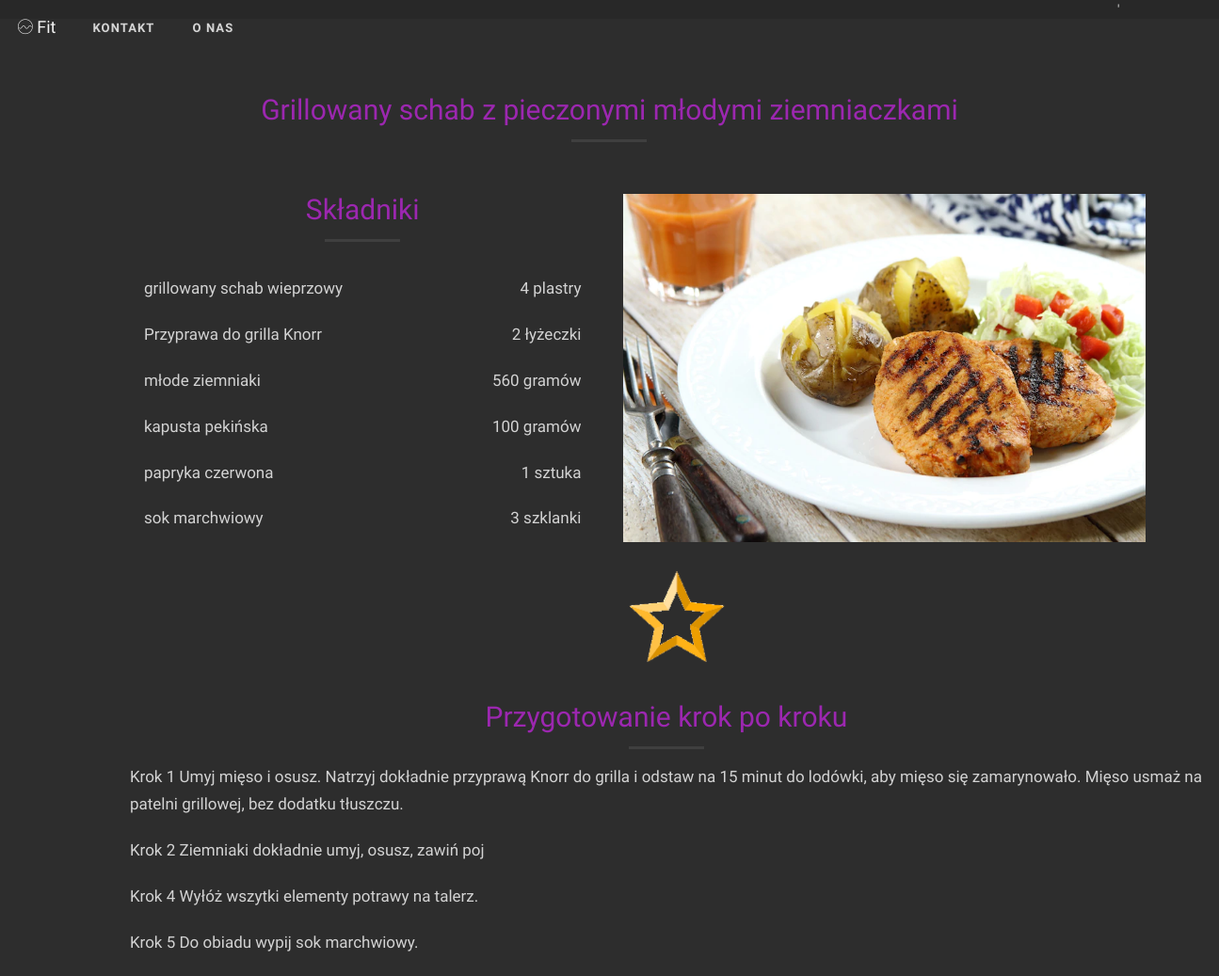
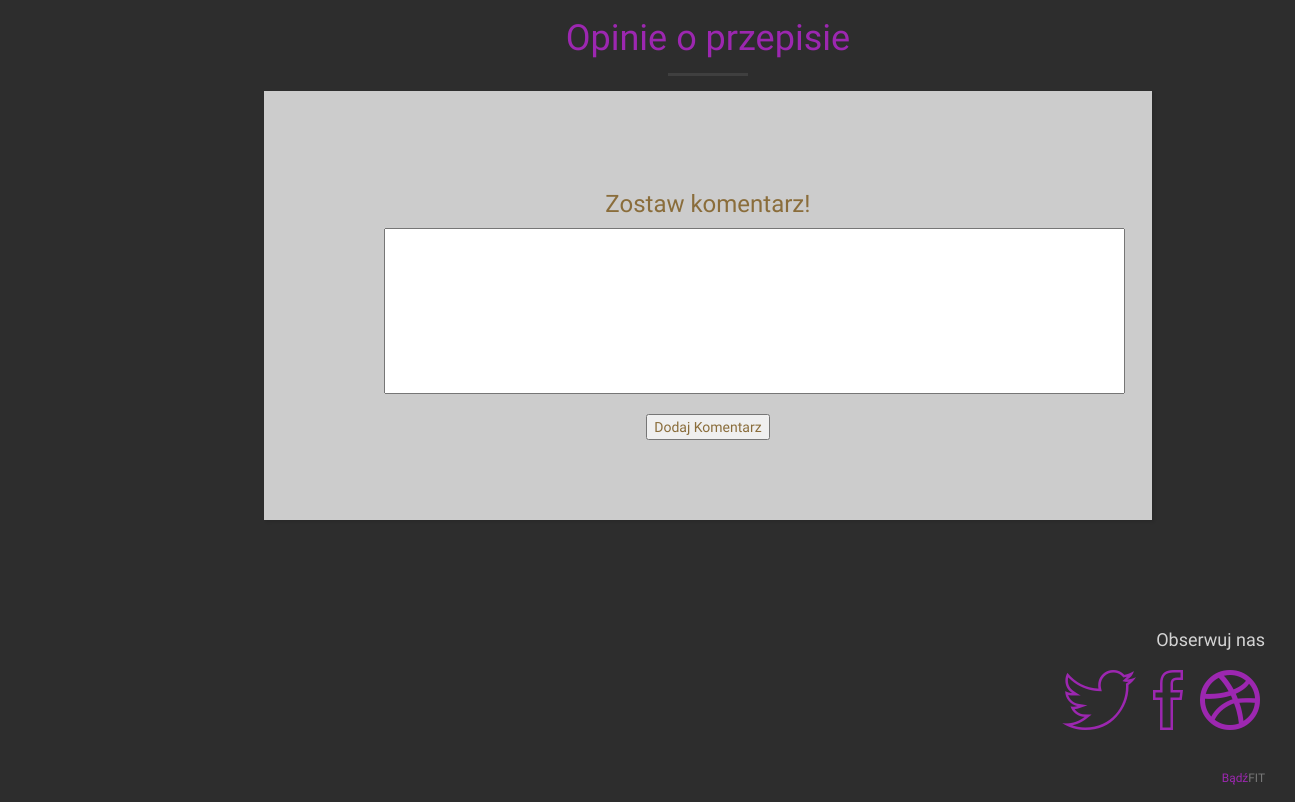
/fitwww/wyswietlart.php?c=20, run on the app's committed database (2 pictures, top to bottom).
### tables this page shows
CREATE TABLE `przepisy` (
  `id` int(11) NOT NULL,
  `nazwa` varchar(200) NOT NULL,
  `obrazek` varchar(200) NOT NULL,
  `skladnik1` varchar(500) NOT NULL,
  `ilosc1` varchar(500) NOT NULL,
  `krok1` varchar(500) NOT NULL,
  `krok2` varchar(500) DEFAULT NULL,
  `krok3` varchar(500) DEFAULT NULL,
  `krok4` varchar(500) DEFAULT NULL,
  `krok5` varchar(500) DEFAULT NULL,
  `krok6` varchar(50) DEFAULT NULL,
  `krok7` varchar(50) DEFAULT NULL,
  `krok8` varchar(50) DEFAULT NULL,
  `krok9` varchar(50) DEFAULT NULL,
  `krok10` varchar(50) DEFAULT NULL,
  `kategoria` varchar(50) NOT NULL
);

### fitwww/wyswietlart.php (the view, shortened to what this page needs)
<?php
include("MENU.php");
$conn=mysqli_connect($servername,$username,$password,$dbname);
$id=$_GET["c"];
$sql="SELECT * FROM przepisy WHERE id='$id'";
$result=mysqli_query($conn,$sql);
if(mysqli_num_rows($result)>0)
{
	while($row=mysqli_fetch_assoc($result))
	{
		$nazwa = $row["nazwa"];
		$obrazek = $row["obrazek"];
		$skladnik1 = $row["skladnik1"];
        $ilosc1=$row["ilosc1"];
		$krok1=$row["krok1"];
        $krok2=$row["krok2"];
        $krok4=$row["krok4"];
        $krok5=$row["krok5"];
        $krok6=$row["krok6"];
        $krok7=$row["krok7"];
        $krok8=$row["krok8"];
        $krok9=$row["krok9"];
        $krok10=$row["krok10"];
		$artykul="";
      $opinie="";
		$artykul.=' <section id="three" class="margin-top-50 col-lg-1"></section>
   <section id="three" class="margin-top-50 col-lg-10">
         ';
            $artykul.=' <h2 class="margin-top-0 text-primary text-center ">'.$nazwa.'</h2>    <hr class="primary"><br><br> ';
      $artykul.='<div class="col-lg-6 col-sm-6">
         <h2 class="margin-top-0 text-primary text-center ">Składniki</h2> <hr class="primary">
         <div class="col-lg-6 col-sm-6">
        <p> '.$skladnik1.'</p>
          </div>
          <div class="col-lg-6 col-sm-6 text-right">
             <p>'.$ilosc1.'</p>
          </div>
            </div>
  </div>
     ';
$artykul.='
         <div class="container" >
            <div class="row" >
                <div class="col-lg-6 col-sm-6 text-center" >
                   <a class="gallery-box" >';
                       $artykul.= '<img src="./assets/';
                       $artykul.=$obrazek;
                       $artykul.='" class="img-responsive" alt="Image 1" >
                        <div class="gallery-box-caption">
                            <div class="gallery-box-content">
                                <div>';
		$artykul.='<i><h2>'.$nazwa.'</h2></i></div>
                            </div>
                        </div>
                    </a>
                </div>';
		$opinie.='<div class="col-lg-12 col-sm-6">
<br>
        <h2 class="margin-top-0 text-primary text-center ">Przygotowanie krok po kroku</h2> <hr class="primary">
        <p>'.$krok1.'</p>
        <p>'.$krok2.'</p>
        <p>'.$krok4.'</p>
        <p>'.$krok5.'</p>
        <p>'.$krok6.'</p>
        <p>'.$krok7.'</p>
        <p>'.$krok8.'</p>
         <p>'.$krok9.'</p>
          <p>'.$krok10.'</p>
          </div>
                       </div>
 ';
 $opinie.='
        <div class="col-lg-12 col-sm-6 text-left">
<h1 class="text-primary text-center">Opinie o przepisie</h1>
<hr class="primary">
</div>
 ';
	   echo $artykul;
      include("sekcjaocen.php");
echo $opinie;
include("sekcjakom.php");
	}
}else
mysqli_close($conn);
include("FOOTER.php");
?>

### fitwww/sekcjaocen.php (shortened to what this page needs)
  <?php
include("db.php");
$conn=mysqli_connect($servername,$username,$password,$dbname);
$id=$_GET["c"];
$sql="SELECT ROUND(AVG(ocena) ,1)  FROM oceny WHERE idprzepisu ='$id'";
$result=mysqli_query($conn,$sql);
if(mysqli_num_rows($result)>0)
{
	while($row=mysqli_fetch_assoc($result))
	{
		$ocena= $row['ROUND(AVG(ocena) ,1)'];
$art="";
$art.='<div class="cent nav navbar-nav dropdown show">
                      <li >
                    <a class="btn btn-secondary dropdown-toggle " role="button"  data-toggle="dropdown" aria-haspopup="true" aria-expanded="false"   >   <h2 class="ocen">'.$ocena.'</h2>
                        	<img src="ocena.png"
                    width="110" height="110"></a>
                                      <ul class="center nav2  navbar-default dropdown-menu" aria-labelledby="dropdownMenuButton1">
                                   <li><a  class=" nav2 dropdown-item show " href="ocena/ocenyselect1.php">1</a></li>
                                 <li><a class="dropdown-item show" href="ocena/ocenyselect2.php"">2</a></li>
                            <li><a class="dropdown-item show" href="ocena/ocenyselect3.php"">3</a></li>
                             <li><a class="dropdown-item show" href="ocena/ocenyselect4.php"">4</a></li>
                              <li><a class="dropdown-item show" href="ocena/ocenyselect5.php"">5</a></li>
                        </ul>
                          <li>
                    </div>';
		echo $art;
	}
}

### fitwww/sekcjakom.php (shortened to what this page needs)
        <div class="col-lg-12 col-sm-6 text-left">
<form action="dodajkom.php" method="post"><br
 />
 <div style="text-align: center; ">
 <h3 class="text-warning "><center>Zostaw komentarz!</center>
 </h3>
  <textarea rows="8" cols="90" name="tresc" class="show"></textarea><br />
  <input type="submit" class="text-warning " value="Dodaj Komentarz">
</div>

### fitwww/css/styles.css (style rules this page uses)
html, body { width: 100%; height: 100%; }
body { font-family: 'Questrial','Helvetica Neue',Arial,sans-serif; background-color: #282828; color: #d3d3d3; webkit-tap-highlight-color: #222; }
hr { max-width: 80px; border-width: 3px; opacity: 0.09; margin-top: 15px; margin-bottom: 15px; }
a { color: #9c27b0; -webkit-transition: all .35s; -moz-transition: all .35s; transition: all .35s; }
h1,h2,h3,h4,h5,h6 { font-family: 'Questrial','Helvetica Neue',Arial,sans-serif; }
p { font-size: 17px; line-height: 1.7; margin-bottom: 20px; }
.text-primary { color: #9c27b0; }
section { padding: 70px 0; }
.navbar-default { border-color: rgba(35,35,35,.05); font-family: 'Questrial','Helvetica Neue',Arial,sans-serif; background-color: #222; -webkit-transition: all .4s; -moz-transition: all .4s; transition: all .4s; }
.navbar-header > .navbar-brand { font-family: 'Questrial','Helvetica Neue',Arial,sans-serif; color: #9c27b0; padding: 15px; -webkit-transition: padding .2s ease-in; -moz-transition: padding .2s ease-in; transition: padding .2s ease-in; }
.navbar-default .navbar-toggle, .navbar-default .navbar-collapse { border-color: transparent; }
.navbar-default .nav > li>a, .navbar-default .nav>li>a:focus { text-transform: uppercase; font-size: 13px; font-weight: 700; color: #eee; }
@media (min-width:768px) { .navbar-default { border-color: transparent; background-color: transparent; min-height: 60px; } }
@media (min-width:768px) { .navbar-header > .navbar-brand { color: rgba(255,255,255,0.7); padding: 19px; } }
@media (min-width:768px) { .navbar-default .nav > li>a, .navbar-default .nav>li>a:focus { color: rgba(255,255,255,0.8); padding: 20px; letter-spacing: 1.1px; text-shadow: 1px 1px 1px rgba(60,60,60,0.7); } }
@media (min-width:768px) { section { min-height: 600px; padding: 100px 0; } }
textarea { resize: none; }
.margin-top-0 { margin-top: 0; }
.gallery-box { display: block; position: relative; margin: 0 auto; max-width: 650px; overflow:hidden; }
.gallery-box img { -webkit-transition: all 300ms ease-in-out; transition: all 300ms ease-in-out; }
.btn { border: 0; border-radius: 290px; font-family: 'Helvetica Neue',Arial,sans-serif; }
.cent { display: table; margin: 0 auto; margin-left: 45%; }
.show { color:black !important; }

### fitwww/css/styles1.css (style rules this page uses)
body { font-family: 'Questrial','Helvetica Neue',Arial,sans-serif; background-color: #282828; webkit-tap-highlight-color: #222; }
form { width: 80%; margin: auto; background-color: #cccccc; padding: 60px 120px 80px 120px; -webkit-box-shadow: 2px 2px 3px rgba(0,0,0,0.1); box-shadow: 2px 2px 3px rgba(0,0,0,0.1); }

### data on the page
przepisy: nazwa "Grillowany schab z pieczonymi młodymi ziemniaczkami", skladnik1 "grillowany schab wieprzowy Przyprawa do grilla Knorr młode ziemniaki kapusta pekińska papryka czerwona sok marchwiowy", ilosc1 "4 plastry 2 łyżeczki 560 gramów 100 gramów 1 sztuka 3 szklanki", krok1 "Krok 1 Umyj mięso i osusz. Natrzyj dokładnie przyprawą Knorr do grilla i odstaw na 15 minut do lodówki, aby mięso się zamarynowało. Mięso usmaż na patelni grillowej, bez dodatku tłuszczu.", krok2 "Krok 2 Ziemniaki dokładnie umyj, osusz, zawiń poj", krok4 "Krok 4 Wyłóż wszytki elementy potrawy na talerz.", krok5 "Krok 5 Do obiadu wypij sok marchwiowy."
